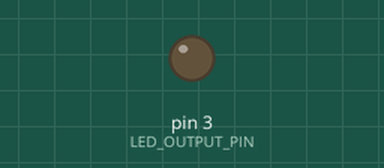
Recording of a sketch running on a simulated Arduino Uno, built with avr-gcc and run on an emulated ATmega328P. Shown: output pins drawn as LEDs (lit = HIGH).

Above: at 0.15 s.
At 39.84 s:
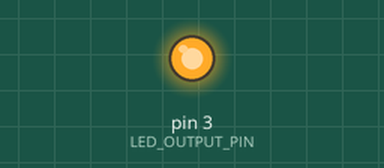
Timing chart, 0 to 40.0 s (numbered marks = the images above):
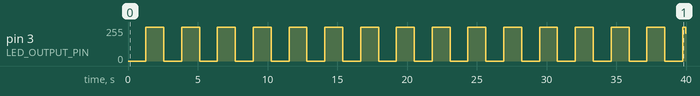

Measured:
- by itself, pin 3 (LED_OUTPUT_PIN): 0/255 → 255/255 at 1.3 s, → 0/255 1.3 s later, → 255/255 1.3 s later, → 0/255 1.3 s later, … (32 changes in this stretch)

The sketch:

TurnOnLedPin3.ino
```cpp
const int LED_OUTPUT_PIN = 3;
const int MAX_ANALOG_OUT = 255; // the max analog output on the Uno is 255
const int DELAY_MS = 5;

void setup() {
  // put your setup code here, to run once:
  pinMode(LED_OUTPUT_PIN, OUTPUT);
}

void loop() {
  // put your main code here, to run repeatedly:
  for (int i = 0; i <= MAX_ANALOG_OUT; i++) {
    analogWrite(LED_OUTPUT_PIN, i);
    delay(DELAY_MS);
  }

  for (int i = MAX_ANALOG_OUT; i >= 0; i--) {
    analogWrite(LED_OUTPUT_PIN, i);
    delay(DELAY_MS);
  }
}
```
